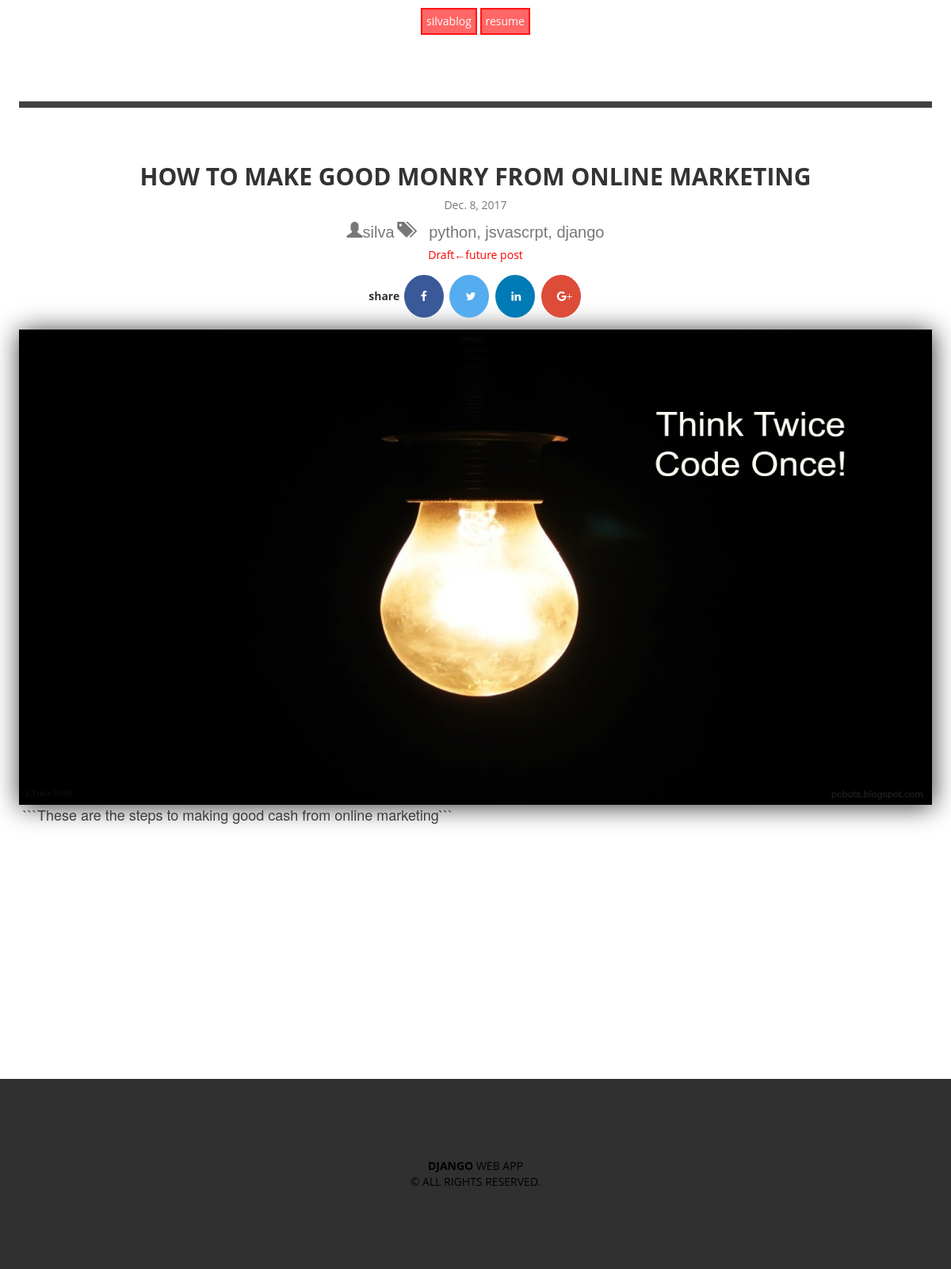
/post/2017/11/24/how-to-make-good-monry-from-online-marketing/, run on the app's committed database.
### post/models.py (models this page shows, shortened)
class Post(models.Model):
    STATUS_CHOICE = (
       ('draft', 'Draft'),
       ('published', 'Published')
    )
    title    = models.CharField(max_length=50)
    slug     = models.SlugField(max_length=250 , unique_for_date='publish')
    author   = models.ForeignKey(User, related_name='blog_post')
    image = models.ImageField(upload_to=upload_location,
                                null=True,
                                blank=True,
                                height_field = 'height_field',
                                width_field = 'width_field',
                                )
    height_field = models.IntegerField(default=0)
    width_field = models.IntegerField(default=0)
    image_info = models.CharField(max_length=30, default='image info', null=True, blank=True)
    content  = models.TextField()
    publish  = models.DateTimeField(default=timezone.now)
    created  = models.DateTimeField(auto_now=True)
    updated  = models.DateTimeField(auto_now_add=True)
    status   = models.CharField(max_length=10, choices=STATUS_CHOICE, default='draft')
    objects = models.Manager()
    tags = TaggableManager()
    publishs = PostManager()
    class Meta:
        ordering = ('-publish',)
    def __str__(self):
        return self.title

### post/views.py (the view)
def detail(request, year, month, day, post):
    post = get_object_or_404(Post, slug = post,
                                    publish__year=year,
                                    publish__month = month,
                                    publish__day = day)
    print(post)
    context = {
        'post':post,
        'title': post.slug
    }
    return render(request, 'post/detail.html', context)

### post/templates/post/detail.html (shortened to what this page needs)
{% extends "post/base.html" %}
{% block content %}
<div style="border-top: solid #424242 8px ; margin: 84px 24px 0px;
">
<div style="padding-top: 50px;" class="head">
	<h2 style="text-transform: uppercase;font-weight: 700">{{ post.title }}</h2>
	<p style="color: #777;">{{ post.created|date }}</p>
	<p style="color:#777;font-size:20px;" class="glyphicon glyphicon-user" ><span style="font-family:sans-serif">{{ post.author }}</span>  </p>
	{% if post.tags %}
		<p style="color:#777;font-size:20px;" class="glyphicon glyphicon-tags" >
			<span style="font-family:sans-serif">{{ post.tags.all|join:", "}}</span>
		</p>
	{% endif %}
	{% if post.status == 'draft' %}
	<p style="color: red">Draft←future post</p>
	{% endif %}
	<div><b>share</b>
    <a href="http://www.facebook.com/sharer/sharer.php?u={{ request.build_absolute_uri }}" class="fa fa-facebook"></a>
    <a href="https://twitter.com/home?status={{ instance.content}}%20{{ request.build_absolute_uri }}" class="fa fa-twitter"></a>
    <a class="fa fa-linkedin" href="https://www.linkedin.com/shareArticle?mini=true&url={{ request.build_absolute_uri }}/&title={{ instance.title }}&summary={{ quote_tag }}&source={{ request.build_absolute_uri }}/"></a>
    <a class="fa fa-google" href="https://plus.google.com/share?url={{ request.build_absolute_uri }}">+</a>
	</div>
</div>
	<div style=" padding-top: 10px; padding-bottom: 10px; margin-bottom: 300px;width: 100%  ">
		{% if post.image %}
		<img style="box-shadow:1px 2px 30px; max-height: 600px " class="img-responsive" alt="{{ post.image_info }}" width="100%"  src="{{ post.image.url }}" />
		{% endif %}
		<span style="color: #3c3c3c;padding-top: 30px;font-size: 18px;line-height: 1.8e145%m;padding-left: 5px;padding-right: 5px;
		font-family: "Open Sans", arial, sans-serif;">{{ post.content|safe }}</span>
	</div>
	</div>
</div>
{% endblock %}

### static/css/base.css (style rules this page uses)
.head { font-family: "Open Sans", arial, sans-serif; text-align: center; }
html body { height: 100% }
body { margin: 0; }
* { box-sizing: border-box; -webkit-box-sizing: border-box; -moz-box-sizing: border-box; }
.fa { padding: 20px; line-height: 3em; width: 50px; text-decoration: none; text-align: center; margin: 5px 2px; border-radius: 50%; }
.fa-facebook { background: #3B5998; color: white; }
.fa-twitter { background: #55ACEE; color: white; }
.fa-google { background: #dd4b39; color: white; }
.fa-linkedin { background: #007bb5; color: white; }

### data on the page
Post: title "HOW TO MAKE GOOD MONRY FROM ONLINE MARKETING", created "Dec. 8, 2017", author "silva", tags.all "python, jsvascrpt, django", image (picture), content "```These are the steps to making good cash from online marketing```"
